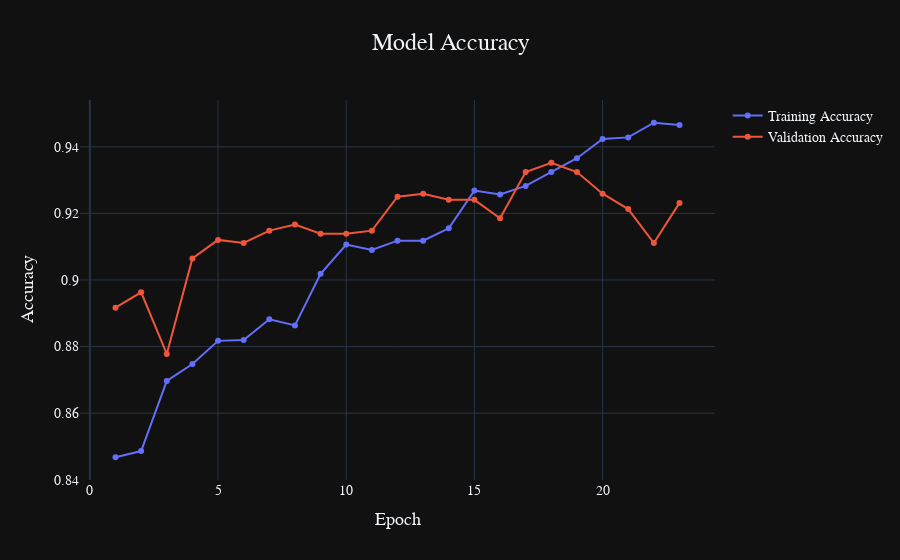
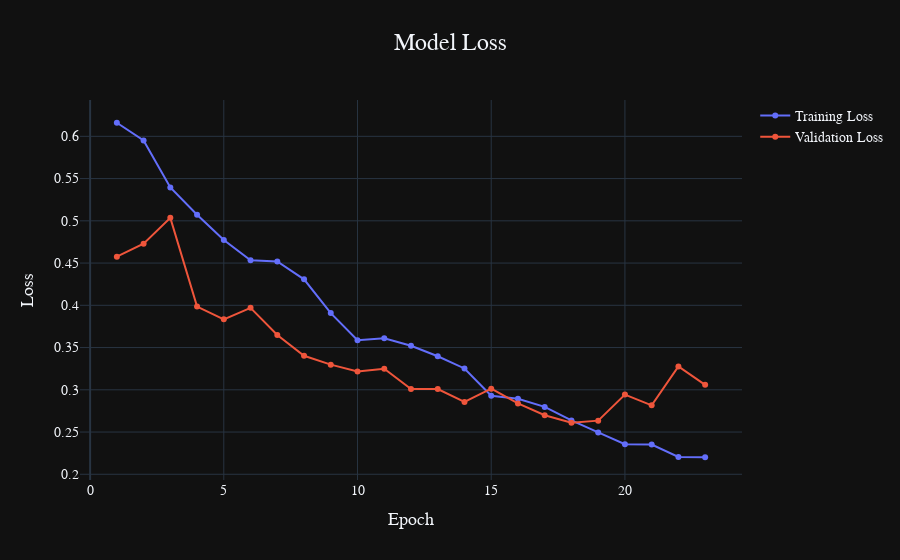

Notebook source saved alongside these figures, in order:
### Code cell
# Plot training and validation accuracy
fig = go.Figure()
fig.add_trace(go.Scatter(x=list(range(1, len(history.history['accuracy'])+1)), y=history.history['accuracy'], mode='lines+markers', name='Training Accuracy'))
fig.add_trace(go.Scatter(x=list(range(1, len(history.history['val_accuracy'])+1)), y=history.history['val_accuracy'], mode='lines+markers', name='Validation Accuracy'))
fig.update_layout(title='Model Accuracy', xaxis_title='Epoch', yaxis_title='Accuracy', title_font_size=24, title_x=0.5, xaxis_title_font_size=18, yaxis_title_font_size=18, font=dict(family="Arial, sans-serif", size=14), template='plotly_dark')
fig.show()

# Plot training and validation loss
fig = go.Figure()
fig.add_trace(go.Scatter(x=list(range(1, len(history.history['loss'])+1)), y=history.history['loss'], mode='lines+markers', name='Training Loss'))
fig.add_trace(go.Scatter(x=list(range(1, len(history.history['val_loss'])+1)), y=history.history['val_loss'], mode='lines+markers', name='Validation Loss'))
fig.update_layout(title='Model Loss', xaxis_title='Epoch', yaxis_title='Loss', title_font_size=24, title_x=0.5, xaxis_title_font_size=18, yaxis_title_font_size=18, font=dict(family="Arial, sans-serif", size=14), template='plotly_dark')
fig.show()

### Figure 1 — Plotly figure (JSON) as saved in the notebook; plotly's stock layout.template omitted (floating-point values rounded to 4 significant figures)
{"data": [{"mode": "lines+markers", "name": "Training Accuracy", "type": "scatter", "x": [1, 2, 3, 4, 5, 6, 7, 8, 9, 10, 11, 12, 13, 14, 15, 16, 17, 18, 19, 20, 21, 22, 23], "y": [0.8468, 0.8486, 0.8697, 0.8748, 0.8817, 0.8819, 0.8882, 0.8863, 0.9019, 0.9106, 0.909, 0.9118, 0.9118, 0.9155, 0.9269, 0.9257, 0.9282, 0.9324, 0.9366, 0.9424, 0.9428, 0.9472, 0.9465]}, {"mode": "lines+markers", "name": "Validation Accuracy", "type": "scatter", "x": [1, 2, 3, 4, 5, 6, 7, 8, 9, 10, 11, 12, 13, 14, 15, 16, 17, 18, 19, 20, 21, 22, 23], "y": [0.8917, 0.8963, 0.8778, 0.9065, 0.912, 0.9111, 0.9148, 0.9167, 0.9139, 0.9139, 0.9148, 0.925, 0.9259, 0.9241, 0.9241, 0.9185, 0.9324, 0.9352, 0.9324, 0.9259, 0.9213, 0.9111, 0.9231]}], "layout": {"font": {"family": "Arial, sans-serif", "size": 14}, "title": {"font": {"size": 24}, "text": "Model Accuracy", "x": 0.5}, "xaxis": {"title": {"font": {"size": 18}, "text": "Epoch"}}, "yaxis": {"title": {"font": {"size": 18}, "text": "Accuracy"}}}}

### Figure 2 — Plotly figure (JSON) as saved in the notebook; plotly's stock layout.template omitted (floating-point values rounded to 4 significant figures)
{"data": [{"mode": "lines+markers", "name": "Training Loss", "type": "scatter", "x": [1, 2, 3, 4, 5, 6, 7, 8, 9, 10, 11, 12, 13, 14, 15, 16, 17, 18, 19, 20, 21, 22, 23], "y": [0.6161, 0.5951, 0.5394, 0.5072, 0.4773, 0.4533, 0.4519, 0.4307, 0.3908, 0.3586, 0.361, 0.3521, 0.3397, 0.3252, 0.293, 0.2895, 0.2798, 0.2637, 0.2496, 0.2356, 0.2352, 0.2205, 0.2202]}, {"mode": "lines+markers", "name": "Validation Loss", "type": "scatter", "x": [1, 2, 3, 4, 5, 6, 7, 8, 9, 10, 11, 12, 13, 14, 15, 16, 17, 18, 19, 20, 21, 22, 23], "y": [0.4576, 0.473, 0.5035, 0.3985, 0.3834, 0.397, 0.3648, 0.3402, 0.3298, 0.3217, 0.325, 0.301, 0.3009, 0.2856, 0.3013, 0.2839, 0.2699, 0.261, 0.2635, 0.2943, 0.2816, 0.3276, 0.3058]}], "layout": {"font": {"family": "Arial, sans-serif", "size": 14}, "title": {"font": {"size": 24}, "text": "Model Loss", "x": 0.5}, "xaxis": {"title": {"font": {"size": 18}, "text": "Epoch"}}, "yaxis": {"title": {"font": {"size": 18}, "text": "Loss"}}}}
